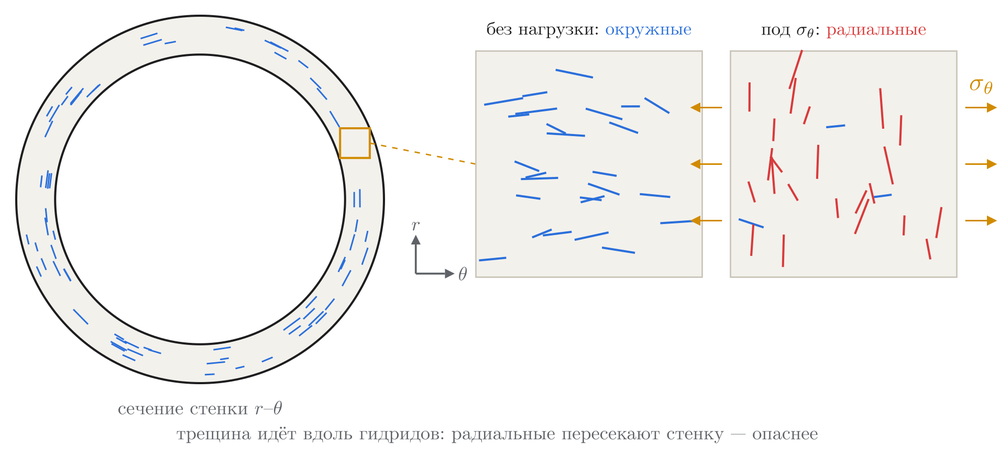
#> input picture hydrides/textbook/figs/F01_Tube.png, 1000 x 458 px, shrunk from 1909 x 875 before the run
$ python spec_explain.py textbook/figs/F01_Tube.png --um-per-px 1.0
#> lines starting #> are read from the running program, lines starting #| are printed output that depends on the picture
### hydrides/hydride_spec.py
"""Спектральный анализ гидридов на снимке поперечного сечения стенки трубы/кольца.

Что делает (по шагам):
  1. Находит две поверхности стенки (наружную и внутреннюю) и подгоняет к ним
     концентрические окружности.
  2. Разворачивает дугу в прямую полосу: по горизонтали — дуга (окружное
     направление), по вертикали — глубина от наружной поверхности.
  3. Выделяет тёмные линии (гидриды) «чёрным цилиндром» — сигнал не зависит
     от неравномерной подсветки.
  4. Ориентация по масштабам. Изображение сглаживается гауссом σ (в Фурье это
     низкочастотный фильтр), затем считается матрица вторых производных
     (в Фурье — умножение на −k·kᵀ). Её собственные векторы дают направление
     линии в каждой точке на этом масштабе. Малое σ — отдельные пластинки,
     большое σ — цепочки и сетка, которые из них сложены.
     RHF(σ) — как у Simon et al.: длина осевых линий с весом 0 (до 40° от
     окружного направления), 0.5 (40–65°), 1 (больше 65°). Линия засчитывается,
     только если она сильнее, чем 99 % «линий» суррогата — того же снимка с
     перемешанными фазами спектра (шум с тем же спектром, но без связных линий).
     В json есть и Fn — доля длины с отклонением больше 45°.
  5. Профили по толщине: доля площади гидридов и Fn(σ) по слоям.
  6. Связность: какой зазор матрицы приходится «перепрыгивать», чтобы пройти
     по гидридам через стенку (и вдоль дуги — для сравнения), и доля матрицы
     на лучшем пути трещины через стенку (аналог идеи RHCP).
  7. Проверка спектром: Fn по углу энергии двумерного спектра в каждом слое.

Запуск:
  python hydride_spec.py снимок.jpg --um-per-px 0.862 --out папка
  python hydride_spec.py снимок.jpg --bar-um 200 --out папка   # масштаб по линейке

Ориентация снимка: наружная поверхность сверху (иначе --outer bottom).
"""
import argparse
import json
import os

import numpy as np
from PIL import Image
from scipy import ndimage as ndi
from scipy.signal.windows import tukey
from skimage.filters import threshold_otsu
from skimage.graph import MCP_Geometric
from skimage.morphology import disk, skeletonize
from skimage.measure import label as sk_label, regionprops


# ---------------------------------------------------------------- ввод
def read_gray(path):
    im = Image.open(path)
    if im.mode in ("RGBA", "LA", "P"):
        im = im.convert("RGBA")
        bg = Image.new("RGBA", im.size, (255, 255, 255, 255))
        im = Image.alpha_composite(bg, im)
    return np.asarray(im.convert("L")).astype(float) / 255.0


# [182 lines left out: functions find_scale_bar, wall_mask, surface_points, surfaces_from_outline, surfaces_near, fit_concentric and 2 more, not called in this run]


# ---------------------------------------------------------------- сигнал гидридов
def hydride_signal(S, um, line_um=2.5, denoise_um=0.7):
    """Чёрный цилиндр: насколько точка темнее своего светлого окружения.
    Перед этим — лёгкое сглаживание, чтобы зерно шума СЭМ не выглядело линиями."""
    S = ndi.gaussian_filter(S, max(0.5, denoise_um / um))
    r = max(2, int(round(1.5 * line_um / um)))
    bg = ndi.grey_closing(S, footprint=disk(r))
    bg = ndi.gaussian_filter(bg, r)
    h = np.clip(bg - S, 0, None) / (bg + 1e-3)
    return h


# ---------------------------------------------------------------- Фурье-фильтры
def _fft_pad(img, pad):
    p = np.pad(img, pad, mode="reflect")
    ky = np.fft.fftfreq(p.shape[0])[:, None]
    kx = np.fft.fftfreq(p.shape[1])[None, :]
    return np.fft.fft2(p), kx, ky


def hessian_fft(img, sigma_px):
    """Гаусс σ и вторые производные — одним умножением в пространстве Фурье."""
    pad = int(4 * sigma_px) + 2
    F, kx, ky = _fft_pad(img, pad)
    G = np.exp(-2 * (np.pi * sigma_px) ** 2 * (kx ** 2 + ky ** 2))
    w = 2 * np.pi
    out = []
    for m in (-(w * kx) ** 2, -(w * kx) * (w * ky), -(w * ky) ** 2):
        a = np.real(np.fft.ifft2(F * G * m))
        out.append(a[pad:-pad, pad:-pad])
    return out  # Hxx, Hxy, Hyy


def ridges(h, sigma_px):
    """Сила линии и её направление на масштабе σ.
    Угол: 0 — вдоль дуги (окружное), +90 — по радиусу; знак «вверх» положительный."""
    Hxx, Hxy, Hyy = hessian_fft(h, sigma_px)
    tr = Hxx + Hyy
    d = np.sqrt(((Hxx - Hyy) / 2) ** 2 + Hxy ** 2)
    l1 = tr / 2 - d                      # самая отрицательная кривизна — поперёк линии
    l2 = tr / 2 + d
    strength = sigma_px ** 2 * np.clip(-l1, 0, None) * np.clip(1 - np.abs(l2) / (np.abs(l1) + 1e-12), 0, 1)
    # направление поперёк линии — собственный вектор для l1; вдоль — перпендикуляр
    theta_n = 0.5 * np.arctan2(2 * Hxy, Hxx - Hyy)          # для l2 (большее значение)…
    ang_along = np.degrees(theta_n)                          # …совпадает с направлением вдоль линии
    ang = (-ang_along) % 180                                 # строки идут вниз → меняем знак
    return strength, ang


def drop_small(mask, min_len_px):
    """Убрать точки и короткие обрывки: компоненты с длиной (по главной оси) меньше порога."""
    lab = sk_label(mask, connectivity=2)
    keep = np.zeros(lab.max() + 1, bool)
    for r in regionprops(lab):
        keep[r.label] = r.axis_major_length >= min_len_px
    return keep[lab]


# [6 lines left out: function ridge_mask, not called in this run]


def ridge_skeleton(strength, min_len_px=4, rel=0.25, thr=None):
    m = ridge_mask(strength, rel) if thr is None else strength > thr
    return skeletonize(drop_small(m, min_len_px))


def phase_surrogates(h, n=2, seed=0):
    """Тот же снимок с перемешанными фазами спектра: сила каждой волны та же,
    а связных линий нет. Это «шум с тем же спектром» — по нему ставится порог."""
    rng = np.random.default_rng(seed)
    F = np.abs(np.fft.fft2(h - h.mean()))
    out = []
    for _ in range(n):
        ph = np.angle(np.fft.fft2(rng.normal(size=h.shape)))
        out.append(np.real(np.fft.ifft2(F * np.exp(1j * ph))) + h.mean())
    return out


def null_threshold(surr, sigma_px, pct=99.0):
    """Линия засчитывается, если она сильнее, чем 99 % «линий» суррогата на этом масштабе."""
    return float(np.percentile(np.concatenate([ridges(x, sigma_px)[0].ravel() for x in surr]), pct))


def fn_from(angles, weights=None):
    dev = np.minimum(angles, 180 - angles)
    w = np.ones_like(dev) if weights is None else weights
    if w.sum() == 0:
        return np.nan, np.nan
    fn = w[dev > 45].sum() / w.sum()
    simon = np.where(dev <= 40, 0, np.where(dev < 65, 0.5, 1.0))
    return float(fn), float((simon * w).sum() / w.sum())


def simon_weight(dev):
    return np.where(dev <= 40, 0.0, np.where(dev < 65, 0.5, 1.0))


# [154 lines left out: functions rhf_objects, spectral_fn, critical_gap, best_path, analyse, not called in this run]


# ---------------------------------------------------------------- рисунок
BLUE, ORANGE, AQUA, YELLOW = "#2a78d6", "#eb6834", "#1baf7a", "#eda100"
INK, MUTED, GRID, BG = "#0b0b0b", "#52514e", "#d9d8d3", "#fcfcfb"
LIGHT = "#a9a8a2"


def _hex(c):
    return [int(c[i:i + 2], 16) / 255 for i in (1, 3, 5)]


# [134 lines left out: functions overlay, figure, main, not called in this run]


# [2 lines that do not run on import are left out]

### hydrides/spec_explain.py
"""Пояснительный рисунок: как работает спектральный анализ гидридов (hydride_spec.py) на окне снимка.

Панели: окно снимка; сигнал гидридов («чёрный цилиндр»); двумерный спектр мощности и полосы масштабов;
распределение энергии спектра по углу; линии на мелком и крупном масштабе (гаусс + вторые производные в Фурье);
суррогат с перемешанными фазами (тот же спектр, без линий) и порог шума; доля радиальных по масштабу.

python spec_explain.py снимок.jpg --um-per-px 0.862 --win 300 --at 0.5,0.5 --out рисунок.png
(--at — центр окна в долях кадра: x, y; окно должно лежать внутри стенки, окружное направление — по горизонтали)
"""
import argparse

import matplotlib
import matplotlib.ticker
matplotlib.use("Agg")
import matplotlib.pyplot as plt  # noqa: E402
import numpy as np  # noqa: E402
from matplotlib.colors import hsv_to_rgb  # noqa: E402

import hydride_spec as hs  # noqa: E402

INK, MUTED, GRID = "#0b0b0b", "#52514e", "#e6e6e3"
BLUE, ORANGE = "#2a78d6", "#eb6834"


def main():
    ap = argparse.ArgumentParser()
    ap.add_argument("img"); ap.add_argument("--um-per-px", type=float, required=True)
    ap.add_argument("--win", type=float, default=300.0); ap.add_argument("--at", default="0.5,0.5")
    ap.add_argument("--out", default="spec_explain.png")
    ap.add_argument("--scales", default="1.5,6", help="мелкий и крупный масштаб σ для панелей, мкм")
    a = ap.parse_args()
    um = a.um_per_px
    g = hs.read_gray(a.img)
#> in read_gray, im is the input picture: PIL image 1000x458 RGB; mean R, G, B 246.1, 245.3, 244.4
    fx, fy = (float(v) for v in a.at.split(","))
    n = int(round(a.win / um))
    y0 = int(fy * g.shape[0] - n / 2); x0 = int(fx * g.shape[1] - n / 2)
    G = g[y0:y0 + n, x0:x0 + n]
    h = hs.hydride_signal(G, um)
    s1, s2 = (float(v) for v in a.scales.split(","))

    fig = plt.figure(figsize=(19, 11))
    gs = fig.add_gridspec(2, 4, wspace=0.32, hspace=0.42)
    ext = (0, n * um, n * um, 0)

    ax = fig.add_subplot(gs[0, 0])
    ax.imshow(G, cmap="gray", extent=ext)
    ax.set_title("а) окно снимка\nгоризонталь — дуга, вертикаль — радиус", loc="left", fontsize=10)
    ax.set_xlabel("мкм", color=MUTED)

    ax = fig.add_subplot(gs[0, 1])
    ax.imshow(h, cmap="gray_r", extent=ext)
    ax.set_title("б) сигнал гидридов: насколько точка\nтемнее светлого окружения", loc="left", fontsize=10)

    # спектр мощности
    f = (h - h.mean()) * np.outer(hs.tukey(n, 0.25), hs.tukey(n, 0.25))
    P = np.fft.fftshift(np.abs(np.fft.fft2(f)) ** 2)
    k = np.fft.fftshift(np.fft.fftfreq(n, um))                       # 1/мкм
    ax = fig.add_subplot(gs[0, 2])
    kmax = min(0.12, 0.5 / um)
    ax.imshow(np.log10(P + P.max() * 1e-7), cmap="magma", extent=(k[0], k[-1], k[-1], k[0]))
    ax.set_xlim(-kmax, kmax); ax.set_ylim(kmax, -kmax)
    for sig, col in ((s1, "#7fd3ff"), (s2, "#ffe08a")):
        r = 1 / (2 * np.pi * sig)                                    # гаусс σ пропускает частоты до ~1/(2πσ)
        ax.add_patch(plt.Circle((0, 0), r, fill=False, ec=col, lw=1.3, ls="--"))
        ax.text(r * 0.75, -r * 0.8, f"σ = {sig:g}", color=col, fontsize=9)
    ax.set_xlabel("k вдоль дуги, 1/мкм", color=MUTED); ax.set_ylabel("k по радиусу, 1/мкм", color=MUTED)
    ax.set_title("в) спектр |F(k)|² (лог.): окружные гидриды —\nвертикальная ось, радиальные — горизонтальная;\nкруги — частоты, которые пропускает гаусс σ", loc="left", fontsize=10)

    # энергия по углу волнового вектора
    KX, KY = np.meshgrid(k, k)
    kk = np.hypot(KX, KY)
    band = (kk > 1 / 30.0) & (kk < 1 / 2.0)
    ang = np.degrees(np.arctan2(np.abs(KY), np.abs(KX)))             # 0 — волна вдоль дуги (структура радиальная)
    edges = np.linspace(0, 90, 19); mid = 0.5 * (edges[1:] + edges[:-1])
    prof = np.array([P[band & (ang >= lo) & (ang < hi)].mean() for lo, hi in zip(edges[:-1], edges[1:])])
#> prof = 18 values, max 921.1 at index 17, min 48.44 at index 7, mean 399.5
    prof = np.clip(prof - prof.min(), 0, None); prof /= prof.sum()
#> after `prof = np.clip(prof - prof.min(), 0, None)`: prof = 18 values, max 872.7 at index 17, min 0 at index 7, mean 351
#> after `prof /= prof.sum()`: prof = 18 values, max 0.138 at index 17, min 0 at index 7, mean 0.0556
    ax = fig.add_subplot(gs[0, 3])
    ax.bar(90 - mid, prof, width=4.5, color=[ORANGE if m < 45 else BLUE for m in mid])
    fn_spec = float(prof[mid < 45].sum())
#> fn_spec = 0.388
    ax.set_xlabel("угол гидрида к дуге, °  (0 — окружной, 90 — радиальный)", color=MUTED, fontsize=9)
    ax.set_ylabel("доля энергии спектра", color=MUTED)
    ax.set_title(f"г) энергия спектра по углу\n(волны 2–30 мкм): радиальных {fn_spec:.2f}", loc="left", fontsize=10)
    ax.grid(color=GRID, lw=0.6)

    # линии на масштабах
    surr = hs.phase_surrogates(h, n=2)
#> in phase_surrogates, `F = np.abs(np.fft.fft2(h - h.mean()))`:
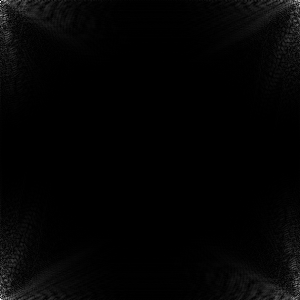
#> F: shape (300, 300) float64; min 1.78e-15, max 586.1, mean 9.6; drawn with min black and max white
#> after the loop in phase_surrogates, `for _ in range(n):`: out = 2 items
#> surr = 2 items
    for col_i, sig in ((0, s1), (1, s2)):
        s_px = sig / um
        st, an = hs.ridges(h, s_px)
        thr = hs.null_threshold(surr, s_px)
        sk = hs.ridge_skeleton(st, min_len_px=max(3, int(2 * s_px)), thr=thr)
        dev = np.minimum(an, 180 - an)
        rgb = np.ones((n, n, 3))
        rgb[sk & (dev > 45)] = matplotlib.colors.to_rgb(ORANGE)
        rgb[sk & (dev <= 45)] = matplotlib.colors.to_rgb(BLUE)
        ax = fig.add_subplot(gs[1, col_i])
        ax.imshow(G, cmap="gray", extent=ext, alpha=0.35)
        ax.imshow(rgb, extent=ext, alpha=0.9)
        fn, simon = hs.fn_from(an[sk])
        ax.set_title(f"{'де'[col_i]}) масштаб σ = {sig:g} мкм, линии сильнее шума\nоранж. — радиальные, синий — окружные\nRHF = {simon:.2f}",
                     loc="left", fontsize=10)
#> this loop made 2 passes
#> (thr, fn, simon) on passes 1 to 2: (0.0522, 0.361, 0.331), (0.0391, 0.358, 0.334)
#> pass 1, in hessian_fft, `G = np.exp(-2 * (np.pi * sigma_px) ** 2 * (kx ** 2 + ky ** 2))`:
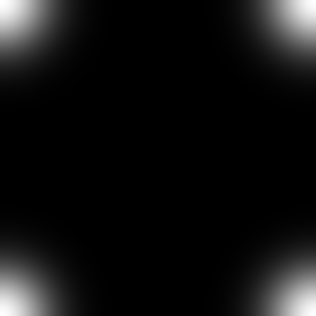
#> G: shape (316, 316) float64; min 2.27e-10, max 1, mean 0.0707
#> pass 1, in ridges, `Hxx, Hxy, Hyy = hessian_fft(h, sigma_px)`:
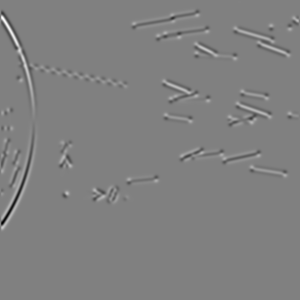
#> Hxy: shape (300, 300) float64; min -0.0655, max 0.0642, mean -7.33e-15; drawn with min black and max white
#> after the loop:
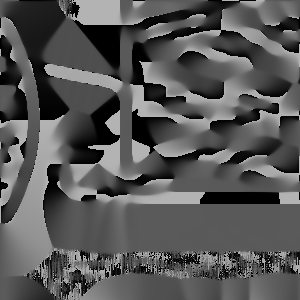
#> an: shape (300, 300) float64; min 0, max 180, mean 87.7
#> after the loop:
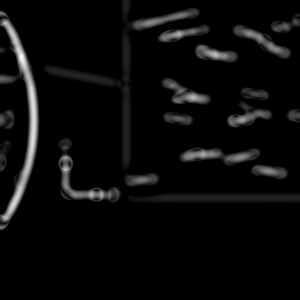
#> st: shape (300, 300) float64; min 0, max 0.137, mean 0.00572; drawn with min black and max white

    # суррогат
    ax = fig.add_subplot(gs[1, 2])
    s_px = s1 / um
    ax.imshow(surr[0], cmap="gray_r", extent=ext)
    st_r = hs.ridges(h, s_px)[0].ravel(); st_s = np.concatenate([hs.ridges(x, s_px)[0].ravel() for x in surr])
#> in ridges (call 8), `ang = (-ang_along) % 180`:
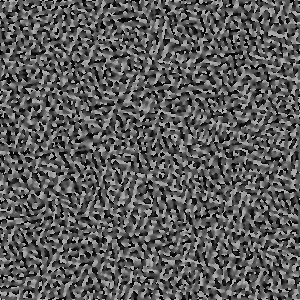
#> ang: shape (300, 300) float64; min 4.28e-08, max 180, mean 91.1
#> in hessian_fft (call 9), `pad = int(4 * sigma_px) + 2`: pad = 8
#> the loop in hessian_fft (call 9), `for m in (-(w * kx) ** 2, -(w * kx) * (w * ky), -(w * ky) ** 2):` made 3 passes
#> pass 1, in hessian_fft (call 9), `a = np.real(np.fft.ifft2(F * G * m))`:
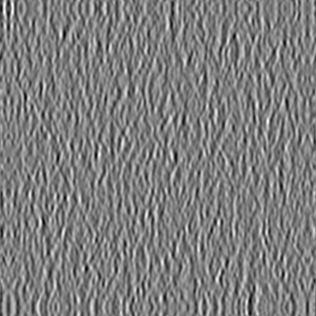
#> a: shape (316, 316) float64; min -0.0419, max 0.0426, mean -4.67e-20; drawn with min black and max white
    thr = np.percentile(st_s, 99.0)
#> thr = 0.0522
    ax.set_title("ж) суррогат: тот же спектр, фазы\nперемешаны — волны те же, линий нет", loc="left", fontsize=10)
    ins = ax.inset_axes([0.55, 0.05, 0.42, 0.35])
    bins = np.linspace(0, np.percentile(st_r, 99.9), 60)
#> bins = 60 values from 0 to 0.288
    ins.hist(st_s, bins, color="#9a9893", alpha=0.8, density=True, label="суррогат")
    ins.hist(st_r, bins, color=INK, histtype="step", density=True, label="снимок")
    ins.axvline(thr, color=ORANGE, lw=1); ins.set_yscale("log"); ins.set_xticks([]); ins.set_yticks([])
    ins.set_title("сила линий; порог — 99 % суррогата", fontsize=7)

    # RHF по масштабу
    ax = fig.add_subplot(gs[1, 3])
    sigs = tuple(s1 * f for f in (1, 2, 4, 8))
#> sigs = (1.5, 3, 6, 12)
    rh = []
    for sig in sigs:
        s_px = sig / um
        st, an = hs.ridges(h, s_px)
        sk = hs.ridge_skeleton(st, min_len_px=max(3, int(2 * s_px)), thr=hs.null_threshold(surr, s_px))
        rh.append(hs.fn_from(an[sk])[1] if sk.any() else np.nan)
#> this loop made 4 passes
#> (sig, s_px, fn in fn_from) on passes 1 to 4: (1.5, 1.5, 0.361), (3, 3, 0.331), (6, 6, 0.358), (12, 12, 0.832)
#> after the loop, rh = [0.331, 0.297, 0.334, 0.754]
    ok = np.isfinite(rh)
#> ok = [True, True, True, True]
    ax.plot(np.array(sigs)[ok], np.array(rh)[ok], "-o", color=BLUE, lw=2)
    ax.set_xscale("log"); ax.xaxis.set_minor_locator(matplotlib.ticker.NullLocator())
    ax.set_xticks(sigs); ax.set_xticklabels([f"{s:g}" for s in sigs])
    ax.set_ylim(0, 1); ax.grid(color=GRID, lw=0.6)
    ax.set_xlabel("масштаб σ, мкм", color=MUTED); ax.set_ylabel("RHF (веса Simon et al.)", color=MUTED)
    ax.set_title("з) доля радиальных по масштабу:\nмелкий — отдельные гидриды,\nкрупный — как они выстроены", loc="left", fontsize=10)
    for axx in fig.axes:
        for sp in ("top", "right"):
            axx.spines[sp].set_visible(False)
    fig.savefig(a.out, dpi=110, facecolor="white", bbox_inches="tight")
    print("→", a.out, "спектральная доля", round(fn_spec, 3), "RHF по масштабам", [round(v, 2) for v in rh])
#| → spec_explain.png спектральная доля 0.388 RHF по масштабам [0.33, 0.3, 0.33, 0.75]


if __name__ == "__main__":
    main()

$ run again, on hydrides/textbook/figs/F03_Solubility.png
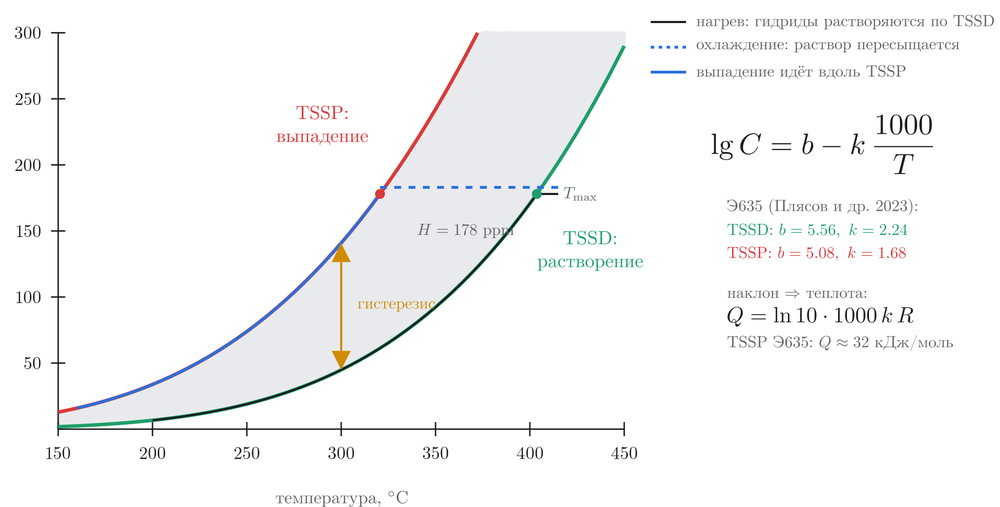
#> input picture hydrides/textbook/figs/F03_Solubility.png, 1000 x 507 px, shrunk from 1908 x 967 before the run
#> in read_gray, im is the input picture: PIL image 1000x507 RGB; mean R, G, B 246.9, 247.3, 247.6
#> in main, `prof = np.array([P[band & (ang >= lo) & (ang < hi)].mean() for lo, hi ..`: prof = 18 values, max 1687.6 at index 7, min 97.35 at index 14, mean 557.5
#> in main, `prof = np.clip(prof - prof.min(), 0, None)`: prof = 18 values, max 1590.3 at index 7, min 0 at index 14, mean 460.2
#> in main, `prof /= prof.sum()`: prof = 18 values, max 0.192 at index 7, min 0 at index 14, mean 0.0556
#> fn_spec = 0.556
#> after the loop in phase_surrogates, `for _ in range(n):`: out = 2 items
#> the loop in main, `for col_i, sig in ((0, s1), (1, s2)):` made 2 passes
#> (thr, fn, simon) on passes 1 to 2: (0.0727, 0.636, 0.43), (0.0644, 0.636, 0.387)
#> after the loop in main, `for col_i, sig in ((0, s1), (1, s2)):`:
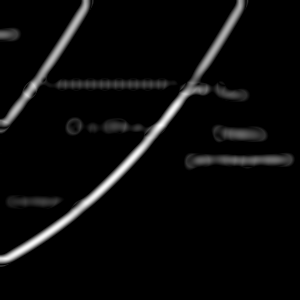
#> st: shape (300, 300) float64; min 0, max 0.166, mean 0.00741; drawn with min black and max white
#> pad = 8
#> the loop in hessian_fft (call 9), `for m in (-(w * kx) ** 2, -(w * kx) * (w * ky), -(w * ky) ** 2):` made 3 passes
#> pass 1, in hessian_fft (call 9), `a = np.real(np.fft.ifft2(F * G * m))`:
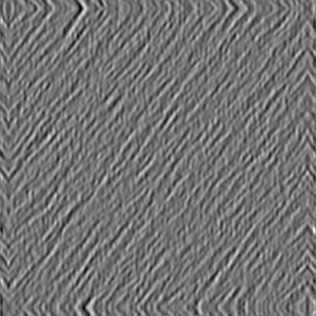
#> a: shape (316, 316) float64; min -0.0451, max 0.0544, mean -1.11e-21; drawn with min black and max white
#> in main, `thr = np.percentile(st_s, 99.0)`: thr = 0.0727
#> bins = 60 values from 0 to 0.322
#> sigs = (1.5, 3, 6, 12)
#> the loop in main, `for sig in sigs:` made 4 passes
#> (sig, s_px, fn in fn_from) on passes 1 to 3: (1.5, 1.5, 0.636), (3, 3, 0.68), (6, 6, 0.636)
#> after the loop in main, `for sig in sigs:`: rh = [0.43, 0.395, 0.387, 0.415]
#> ok = [True, True, True, True]
#| → spec_explain.png спектральная доля 0.556 RHF по масштабам [0.43, 0.4, 0.39, 0.41]

$ run again, on hydrides/textbook/figs/F04_Scales.png
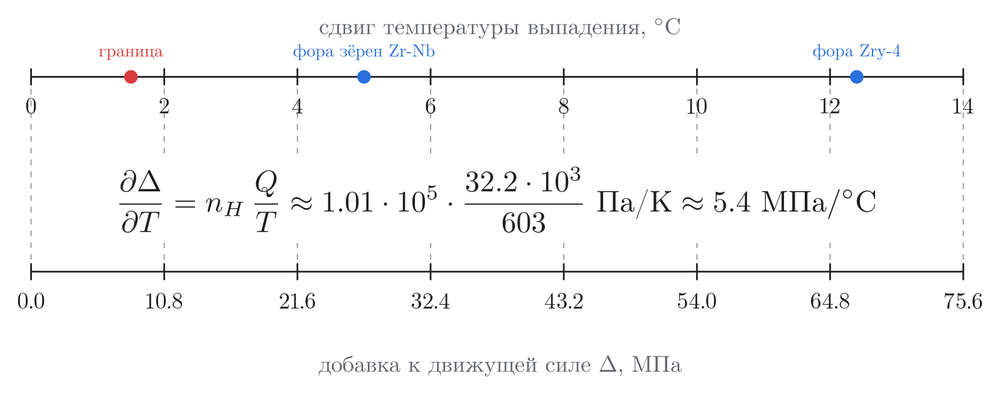
#> input picture hydrides/textbook/figs/F04_Scales.png, 1000 x 394 px, shrunk from 1593 x 628 before the run
#> in read_gray, im is the input picture: PIL image 1000x394 RGB; mean R, G, B 248.4, 248.5, 248.8
#> in main, `prof = np.array([P[band & (ang >= lo) & (ang < hi)].mean() for lo, hi ..`: prof = 18 values, max 2065.1 at index 0, min 212.2 at index 12, mean 629.4
#> in main, `prof = np.clip(prof - prof.min(), 0, None)`: prof = 18 values, max 1852.9 at index 0, min 0 at index 12, mean 417.2
#> in main, `prof /= prof.sum()`: prof = 18 values, max 0.247 at index 0, min 0 at index 12, mean 0.0556
#> fn_spec = 0.745
#> after the loop in phase_surrogates, `for _ in range(n):`: out = 2 items
#> the loop in main, `for col_i, sig in ((0, s1), (1, s2)):` made 2 passes
#> (thr, fn, simon) on passes 1 to 2: (0.078, 0.402, 0.359), (0.0635, 0, 0.00175)
#> after the loop in main, `for col_i, sig in ((0, s1), (1, s2)):`:
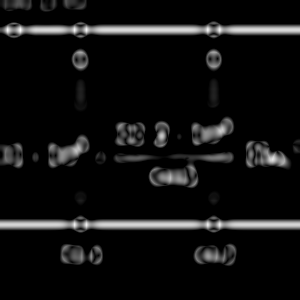
#> st: shape (300, 300) float64; min 0, max 0.118, mean 0.00786; drawn with min black and max white
#> pad = 8
#> the loop in hessian_fft (call 9), `for m in (-(w * kx) ** 2, -(w * kx) * (w * ky), -(w * ky) ** 2):` made 3 passes
#> pass 1, in hessian_fft (call 9), `a = np.real(np.fft.ifft2(F * G * m))`:
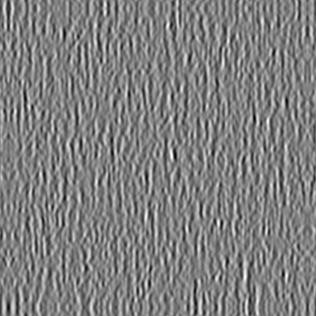
#> a: shape (316, 316) float64; min -0.057, max 0.0564, mean 6.67e-21; drawn with min black and max white
#> in main, `thr = np.percentile(st_s, 99.0)`: thr = 0.078
#> bins = 60 values from 0 to 0.284
#> sigs = (1.5, 3, 6, 12)
#> the loop in main, `for sig in sigs:` made 4 passes
#> (sig, s_px, fn in fn_from) on passes 1 to 4: (1.5, 1.5, 0.402), (3, 3, 0.343), (6, 6, 0), (12, 12, 0)
#> after the loop in main, `for sig in sigs:`: rh = [0.359, 0.319, 0.00175, 0]
#> ok = [True, True, True, True]
#| → spec_explain.png спектральная доля 0.745 RHF по масштабам [0.36, 0.32, 0.0, 0.0]
